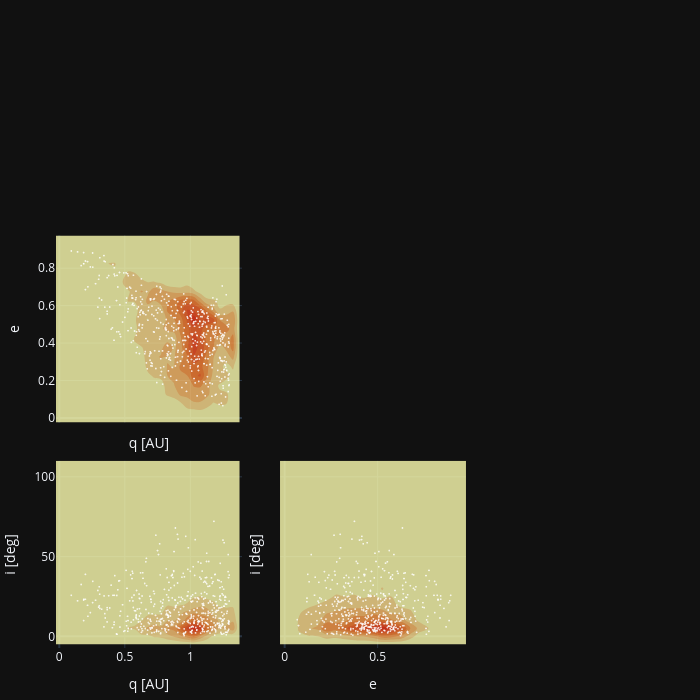

This figure's notebook cell:
### Code cell
import plotly.graph_objects as go
from plotly.subplots import make_subplots
import numpy as np

# Dataset base (para el histograma de fondo)
q_ajuste = converted_sample[:,0]
e_ajuste = converted_sample[:,1]
i_ajuste = converted_sample[:,2]

# Segundo dataset para overlay scatter
q = data_neas_plot[:,0]
e = data_neas_plot[:,1]
i = data_neas_plot[:,2]

# Crear subplot grid 3x3
fig = make_subplots(rows=3, cols=3,
                    shared_xaxes=True,
                    shared_yaxes=True,
                    horizontal_spacing=0.06,
                    vertical_spacing=0.06)

# Variables y sus índices
vars_data = {'q [AU]': (q_ajuste, q), 'e': (e_ajuste, e), 'i [deg]': (i_ajuste, i)}
vars_list = list(vars_data.keys())

# Paleta de colores cálidos
colorscale = [
    [0, 'rgb(255,255,178)'],
    [0.5, 'rgb(253,141,60)'],
    [1, 'rgb(240,59,32)']
]

# Rellenar los subplots con histogramas 2D y scatter
for i in range(3):
    for j in range(i):  # Solo llenamos la mitad inferior
        xname = vars_list[j]
        yname = vars_list[i]
        x1, x2 = vars_data[xname]
        y1, y2 = vars_data[yname]

        # Contour Density Plot
        fig.add_trace(
            go.Histogram2dContour(
                x=x1,
                y=y1,
                colorscale=colorscale,
                showscale=False,
                contours=dict(showlines=False),
                opacity=0.8
            ),
            row=i+1, col=j+1
        )

        # Overlay de puntos pequeños
        fig.add_trace(
            go.Scattergl(
                x=x2,
                y=y2,
                mode='markers',
                marker=dict(color='white', size=2, opacity=0.8),
                showlegend=False
            ),
            row=i+1, col=j+1
        )

        # Agregar labels a los ejes
        fig.update_xaxes(title_text=xname, row=i+1, col=j+1)
        fig.update_yaxes(title_text=yname, row=i+1, col=j+1)

# Estética del gráfico
fig.update_layout(
    template='plotly_dark',
    width=700,
    height=700,
    margin=dict(t=10, l=10, b=10, r=10)
)

# Ocultar los espacios en la parte superior y la diagonal
for i in range(3):
    for j in range(3):
        if j >= i:
            fig.update_xaxes(visible=False, row=i+1, col=j+1)
            fig.update_yaxes(visible=False, row=i+1, col=j+1)

fig.show()

### Figure 1 — Plotly figure (JSON) as saved in the notebook; plotly's stock layout.template omitted (floating-point values rounded to 4 significant figures; data arrays with more than 128 entries replaced by an {"elided": "..."} marker saying what was removed)
{"data": [{"colorscale": [[0, "rgb(255,255,178)"], [0.5, "rgb(253,141,60)"], [1, "rgb(240,59,32)"]], "contours": {"showlines": false}, "opacity": 0.8, "showscale": false, "type": "histogram2dcontour", "x": {"elided": "10000 float values"}, "xaxis": "x4", "y": {"elided": "10000 float values"}, "yaxis": "y4"}, {"marker": {"color": "white", "opacity": 0.8, "size": 2}, "mode": "markers", "showlegend": false, "type": "scattergl", "x": {"elided": "500 float values"}, "xaxis": "x4", "y": {"elided": "500 float values"}, "yaxis": "y4"}, {"colorscale": [[0, "rgb(255,255,178)"], [0.5, "rgb(253,141,60)"], [1, "rgb(240,59,32)"]], "contours": {"showlines": false}, "opacity": 0.8, "showscale": false, "type": "histogram2dcontour", "x": {"elided": "10000 float values"}, "xaxis": "x7", "y": {"elided": "10000 float values"}, "yaxis": "y7"}, {"marker": {"color": "white", "opacity": 0.8, "size": 2}, "mode": "markers", "showlegend": false, "type": "scattergl", "x": {"elided": "500 float values"}, "xaxis": "x7", "y": {"elided": "500 float values"}, "yaxis": "y7"}, {"colorscale": [[0, "rgb(255,255,178)"], [0.5, "rgb(253,141,60)"], [1, "rgb(240,59,32)"]], "contours": {"showlines": false}, "opacity": 0.8, "showscale": false, "type": "histogram2dcontour", "x": {"elided": "10000 float values"}, "xaxis": "x8", "y": {"elided": "10000 float values"}, "yaxis": "y8"}, {"marker": {"color": "white", "opacity": 0.8, "size": 2}, "mode": "markers", "showlegend": false, "type": "scattergl", "x": {"elided": "500 float values"}, "xaxis": "x8", "y": {"elided": "500 float values"}, "yaxis": "y8"}], "layout": {"height": 700, "margin": {"b": 10, "l": 10, "r": 10, "t": 10}, "width": 700, "xaxis": {"anchor": "y", "domain": [0, 0.2933], "matches": "x7", "showticklabels": false, "visible": false}, "xaxis2": {"anchor": "y2", "domain": [0.3533, 0.6467], "matches": "x8", "showticklabels": false, "visible": false}, "xaxis3": {"anchor": "y3", "domain": [0.7067, 1], "matches": "x9", "showticklabels": false, "visible": false}, "xaxis4": {"anchor": "y4", "domain": [0, 0.2933], "matches": "x7", "showticklabels": false, "title": {"text": "q [AU]"}}, "xaxis5": {"anchor": "y5", "domain": [0.3533, 0.6467], "matches": "x8", "showticklabels": false, "visible": false}, "xaxis6": {"anchor": "y6", "domain": [0.7067, 1], "matches": "x9", "showticklabels": false, "visible": false}, "xaxis7": {"anchor": "y7", "domain": [0, 0.2933], "title": {"text": "q [AU]"}}, "xaxis8": {"anchor": "y8", "domain": [0.3533, 0.6467], "title": {"text": "e"}}, "xaxis9": {"anchor": "y9", "domain": [0.7067, 1], "visible": false}, "yaxis": {"anchor": "x", "domain": [0.7067, 1], "visible": false}, "yaxis2": {"anchor": "x2", "domain": [0.7067, 1], "matches": "y", "showticklabels": false, "visible": false}, "yaxis3": {"anchor": "x3", "domain": [0.7067, 1], "matches": "y", "showticklabels": false, "visible": false}, "yaxis4": {"anchor": "x4", "domain": [0.3533, 0.6467], "title": {"text": "e"}}, "yaxis5": {"anchor": "x5", "domain": [0.3533, 0.6467], "matches": "y4", "showticklabels": false, "visible": false}, "yaxis6": {"anchor": "x6", "domain": [0.3533, 0.6467], "matches": "y4", "showticklabels": false, "visible": false}, "yaxis7": {"anchor": "x7", "domain": [0, 0.2933], "title": {"text": "i [deg]"}}, "yaxis8": {"anchor": "x8", "domain": [0, 0.2933], "matches": "y7", "showticklabels": false, "title": {"text": "i [deg]"}}, "yaxis9": {"anchor": "x9", "domain": [0, 0.2933], "matches": "y7", "showticklabels": false, "visible": false}}}
